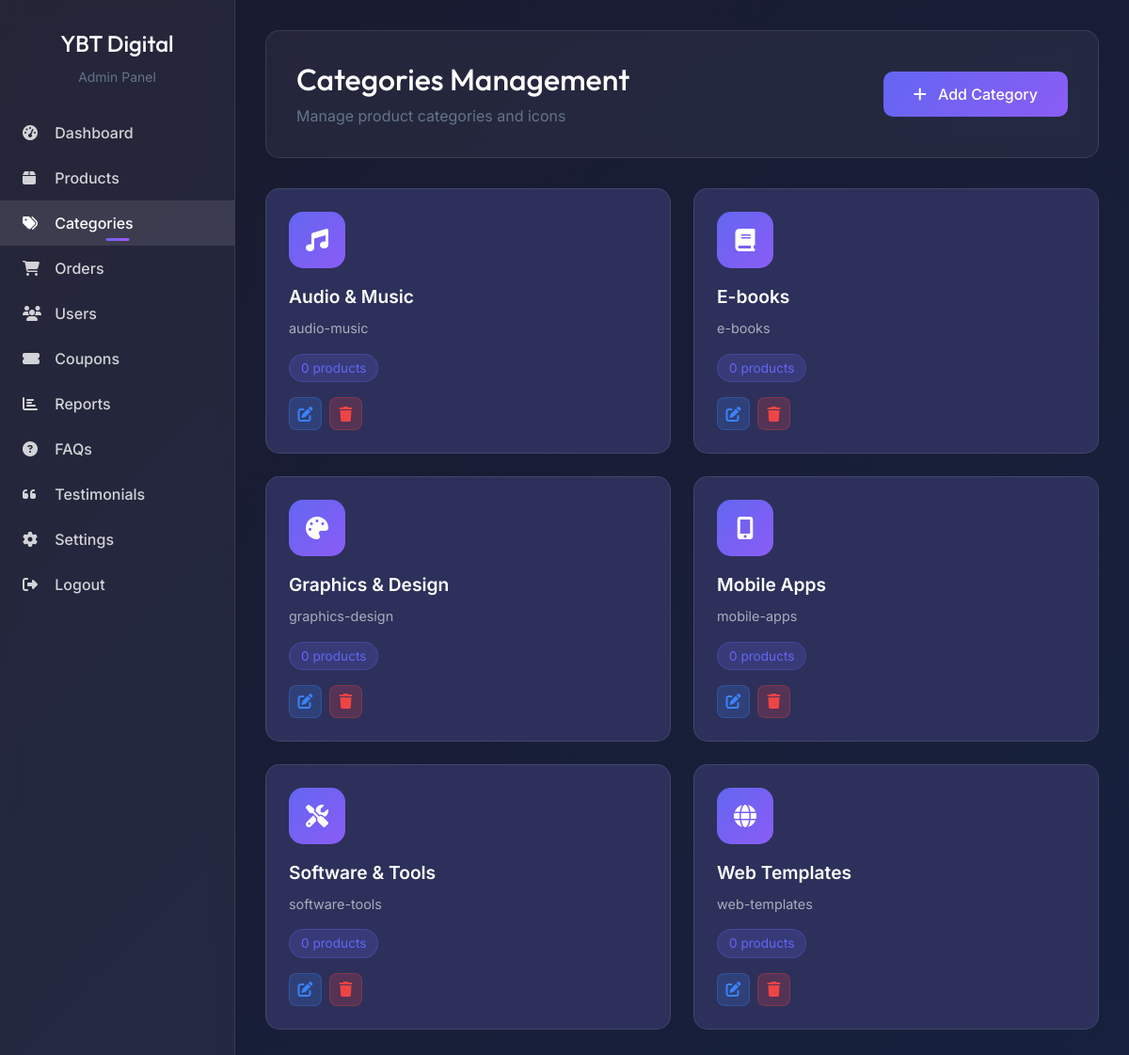
Screenshot of /admin/categories.php (signed in) with the database file from the repository.
### tables this page shows
CREATE TABLE IF NOT EXISTS categories (
    id INT AUTO_INCREMENT PRIMARY KEY,
    name VARCHAR(255) NOT NULL,
    slug VARCHAR(255) UNIQUE NOT NULL,
    icon VARCHAR(50) DEFAULT 'fas fa-folder'
);

### admin/categories.php (the view, shortened to what this page needs)
<?php
require_once '../classes/AdminAuth.php';
try {
    $stmt = $pdo->query("
        SELECT c.*, COUNT(p.id) as product_count
        FROM categories c
        LEFT JOIN products p ON c.id = p.category_id
        GROUP BY c.id
        ORDER BY c.name ASC
    ");
    $categories = $stmt->fetchAll(PDO::FETCH_ASSOC);
} catch (PDOException $e) {
    $categories = [];
    $_SESSION['error'] = 'Error fetching categories: ' . $e->getMessage();
}
?>
<!DOCTYPE html>
<html lang="en">
<head>
    <link href="https://cdn.jsdelivr.net/npm/bootstrap@5.3.0/dist/css/bootstrap.min.css" rel="stylesheet">
    <link href="https://cdnjs.cloudflare.com/ajax/libs/font-awesome/6.4.0/css/all.min.css" rel="stylesheet">
    <link href="../assets/css/style.css" rel="stylesheet">
    <link href="assets/css/admin.css" rel="stylesheet">
</head>
<body>
    <div class="admin-container">
        <div class="sidebar">
            <div class="text-center mb-4">
                <h4 class="text-white">YBT Digital</h4>
                <small class="text-muted">Admin Panel</small>
            </div>
            <nav class="nav flex-column">
                <a href="index.php" class="nav-link">
                    <i class="fas fa-tachometer-alt"></i> Dashboard
                </a>
                <a href="products.php" class="nav-link">
                    <i class="fas fa-box"></i> Products
                </a>
                <a href="categories.php" class="nav-link active">
                    <i class="fas fa-tags"></i> Categories
                </a>
                <a href="orders.php" class="nav-link">
                    <i class="fas fa-shopping-cart"></i> Orders
                </a>
                <a href="users.php" class="nav-link">
                    <i class="fas fa-users"></i> Users
                </a>
                <a href="coupons.php" class="nav-link">
                    <i class="fas fa-ticket-alt"></i> Coupons
                </a>
                <a href="reports.php" class="nav-link">
                    <i class="fas fa-chart-bar"></i> Reports
                </a>
                <a href="faqs.php" class="nav-link">
                    <i class="fas fa-question-circle"></i> FAQs
                </a>
                <a href="testimonials.php" class="nav-link">
                    <i class="fas fa-quote-left"></i> Testimonials
                </a>
                <a href="settings.php" class="nav-link">
                    <i class="fas fa-cog"></i> Settings
                </a>
                <a href="logout.php" class="nav-link">
                    <i class="fas fa-sign-out-alt"></i> Logout
                </a>
            </nav>
        </div>
        <div class="main-content">
            <div class="page-header">
                <div class="d-flex justify-content-between align-items-center">
                    <div>
                        <h2 class="text-white mb-2">Categories Management</h2>
                        <p class="text-muted mb-0">Manage product categories and icons</p>
                    </div>
                    <button class="btn btn-primary" data-bs-toggle="modal" data-bs-target="#categoryModal">
                        <i class="fas fa-plus me-2"></i> Add Category
                    </button>
                </div>
            </div>
            <?php if (empty($categories)): ?>
                <div class="empty-state">
                    <i class="fas fa-tags"></i>
                    <h4>No Categories Found</h4>
                    <p>Start by adding your first category.</p>
                </div>
            <?php else: ?>
                <div class="categories-grid">
                    <?php foreach ($categories as $category): ?>
                        <div class="category-card">
                            <div class="category-icon">
                                <i class="<?php echo htmlspecialchars($category['icon']); ?>"></i>
                            </div>
                            <div class="category-name"><?php echo htmlspecialchars($category['name']); ?></div>
                            <div class="category-slug"><?php echo htmlspecialchars($category['slug']); ?></div>
                            <div class="category-stats">
                                <span class="product-count"><?php echo $category['product_count']; ?> products</span>
                            </div>
                            <div class="category-actions">
                                <button class="btn-icon btn-edit" onclick="editCategory(<?php echo $category['id']; ?>)">
                                    <i class="fas fa-edit"></i>
                                </button>
                                <button class="btn-icon btn-delete" onclick="deleteCategory(<?php echo $category['id']; ?>)">
                                    <i class="fas fa-trash"></i>
                                </button>
                            </div>
                        </div>
                    <?php endforeach; ?>
                </div>
            <?php endif; ?>
        </div>
    </div>
</body>
</html>

### assets/css/style.css (style rules this page uses)
:root { --primary-gradient: linear-gradient(135deg, #6366f1 0%, #a855f7 100%); --primary-color: #6366f1; --secondary-color: #a855f7; --accent-color: #f43f5e; --glass-bg: rgba(255, 255, 255, 0.7); --glass-border: rgba(255, 255, 255, 0.3); --bg-white: #ffffff; --bg-light: #f8fafc; --card-bg: #ffffff; --text-dark: #0f172a; --text-muted: #64748b; --border-color: rgba(0, 0, 0, 0.05); --input-bg: #f1f5f9; --nav-bg: rgba(255, 255, 255, 0.8); --shadow-main: 0 10px 30px -10px rgba(0, 0, 0, 0.1); --shadow-hover: 0 20px 40px -15px rgba(99, 102, 241, 0.2); --transition-smooth: all 0.4s cubic-bezier(0.16, 1, 0.3, 1); }
body { font-family: 'Inter', sans-serif; background-color: var(--bg-light); color: var(--text-dark); overflow-x: hidden; transition: background-color 0.4s ease; }
h1, h2, h3, h4, h5, h6, .navbar-brand { font-family: 'Outfit', sans-serif; }
.text-muted { color: var(--text-muted) !important; }
.nav-link { font-weight: 500; color: var(--text-dark) !important; padding: 0.5rem 1.2rem !important; transition: var(--transition-smooth); position: relative; }
.nav-link::after { content: ''; position: absolute; bottom: 5px; left: 50%; width: 0; height: 3px; background: var(--primary-gradient); transition: var(--transition-smooth); transform: translateX(-50%); border-radius: 20px; }
.nav-link:hover::after, .nav-link.active::after { width: 25px; }
.btn-primary { background: var(--primary-gradient); border: none; color: white !important; }

### admin/assets/css/admin.css (style rules this page uses)
:root { --admin-bg: #1a1c2e; --admin-sidebar: #252849; --admin-card: #2d305a; --admin-text: #e2e8f0; --admin-text-muted: #94a3b8; --admin-primary: #6366f1; --admin-success: #10b981; --admin-warning: #f59e0b; --admin-danger: #ef4444; --admin-info: #0ea5e9; --admin-gradient: linear-gradient(135deg, #6366f1 0%, #a855f7 100%); }

### admin/categories.php (style rules this page uses)
.admin-container { display: flex; min-height: 100vh; background: linear-gradient(135deg, #1a1a2e 0%, #16213e 100%); }
.sidebar { width: 250px; background: rgba(255, 255, 255, 0.05); backdrop-filter: blur(10px); border-right: 1px solid rgba(255, 255, 255, 0.1); padding: 2rem 0; }
.main-content { flex: 1; padding: 2rem; }
.nav-link { color: rgba(255, 255, 255, 0.8) !important; padding: 0.75rem 1.5rem !important; transition: all 0.3s ease; border-radius: 0; }
.nav-link:hover, .nav-link.active { background: rgba(255, 255, 255, 0.1); color: #fff !important; }
.nav-link i { width: 20px; margin-right: 10px; }
.page-header { background: rgba(255, 255, 255, 0.05); backdrop-filter: blur(10px); border-radius: 15px; padding: 2rem; margin-bottom: 2rem; border: 1px solid rgba(255, 255, 255, 0.1); }
.categories-grid { display: grid; grid-template-columns: repeat(auto-fill, minmax(300px, 1fr)); gap: 1.5rem; margin-bottom: 2rem; }
.category-card { background-color: var(--admin-card) !important; backdrop-filter: blur(10px); border-radius: 15px; padding: 1.5rem; border: 1px solid rgba(255, 255, 255, 0.1); transition: all 0.3s ease; position: relative; }
.category-icon { width: 60px; height: 60px; background: linear-gradient(135deg, #6366f1 0%, #8b5cf6 100%); border-radius: 15px; display: flex; align-items: center; justify-content: center; color: white; font-size: 1.5rem; margin-bottom: 1rem; }
.category-name { color: #fff; font-size: 1.2rem; font-weight: 600; margin-bottom: 0.5rem; }
.category-slug { color: rgba(255, 255, 255, 0.6); font-size: 0.9rem; margin-bottom: 1rem; }
.category-stats { display: flex; justify-content: space-between; align-items: center; margin-bottom: 1rem; }
.product-count { background: rgba(99, 102, 241, 0.2); color: #6366f1; padding: 0.25rem 0.75rem; border-radius: 20px; font-size: 0.85rem; border: 1px solid rgba(99, 102, 241, 0.3); }
.category-actions { display: flex; gap: 0.5rem; }
.btn-icon { width: 35px; height: 35px; border-radius: 8px; border: none; display: flex; align-items: center; justify-content: center; transition: all 0.3s ease; }
.btn-edit { background: rgba(59, 130, 246, 0.2); color: #3b82f6; border: 1px solid rgba(59, 130, 246, 0.3); }
.btn-delete { background: rgba(239, 68, 68, 0.2); color: #ef4444; border: 1px solid rgba(239, 68, 68, 0.3); }
.btn-primary { background: linear-gradient(135deg, #6366f1 0%, #8b5cf6 100%); border: none; border-radius: 10px; padding: 0.75rem 2rem; font-weight: 500; transition: all 0.3s ease; }

### rows the page displays
categories: name "Audio & Music", slug "audio-music", product_count "0"
categories: name "E-books", slug "e-books", product_count "0"
categories: name "Graphics & Design", slug "graphics-design", product_count "0"
categories: name "Mobile Apps", slug "mobile-apps", product_count "0"
categories: name "Software & Tools", slug "software-tools", product_count "0"
categories: name "Web Templates", slug "web-templates", product_count "0"
